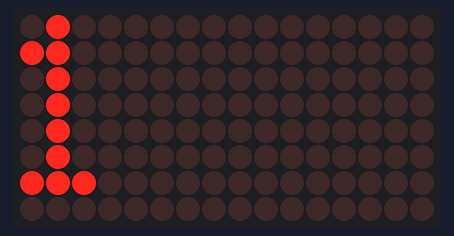
A sketch run on a simulated Arduino Uno, built with avr-gcc and run on an emulated ATmega328P. Shown: 16×8 LED matrix.

Above: at 0.15 s.
At 4.96 s:
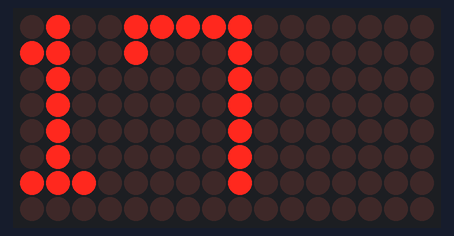
At 9.78 s:
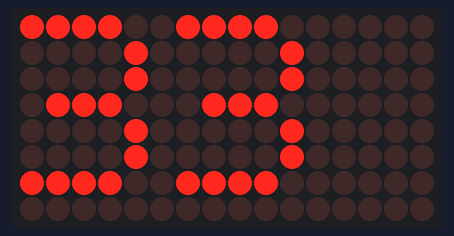
At 19.71 s:
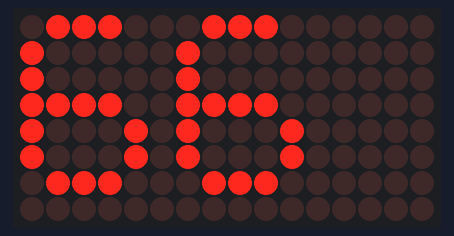
At 29.64 s:
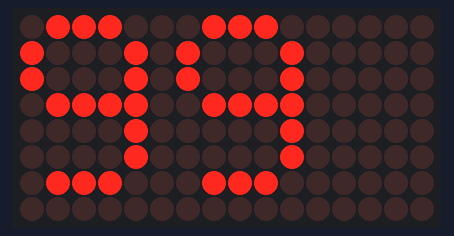
At 39.58 s:
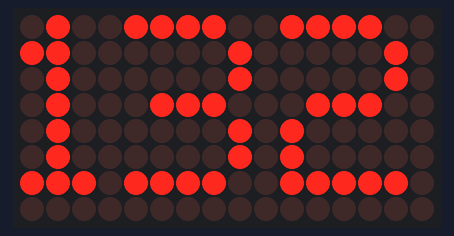

The sketch:

Garagen-stop.ino
```cpp
// Program to demonstrate the MD_Parola library
//
// Uses the Arduino Print Class extension with various output types
//
// MD_MAX72XX library can be found at https://github.com/MajicDesigns/MD_MAX72XX
//

#include <MD_Parola.h>
#include <MD_MAX72xx.h>
#include <SPI.h>

const uint16_t WAIT_TIME = 300;

// Define the number of devices we have in the chain and the hardware interface
// NOTE: These pin numbers will probably not work with your hardware and may
// need to be adapted
#define HARDWARE_TYPE MD_MAX72XX::GENERIC_HW
#define MAX_DEVICES 2

#define CLK_PIN   13
#define DATA_PIN  11
#define CS_PIN    10

int Test = 1;

// Hardware SPI connection
MD_Parola P = MD_Parola(HARDWARE_TYPE, CS_PIN, MAX_DEVICES);
// Arbitrary output pins
// MD_Parola P = MD_Parola(HARDWARE_TYPE, DATA_PIN, CLK_PIN, CS_PIN, MAX_DEVICES);

void setup(void)
{
  P.begin();
}

void loop(void)
{
//  P.print("Hello");
//  delay(WAIT_TIME);
P.print(Test);
delay(WAIT_TIME);
Test++;
//  P.print(1234, HEX);
//  delay(WAIT_TIME);
//  P.print(12.5);      // float not supported by Arduino Print class
//  delay(WAIT_TIME);
//  P.print(9876l);
//  delay(WAIT_TIME);
//  P.println("end");   // only get the /r/n characters - avoid using println
//  delay(WAIT_TIME);
//  P.write('A');
//  delay(WAIT_TIME);
//  P.write('B');
//  delay(WAIT_TIME);
//  P.write('C');
//  delay(WAIT_TIME);
}
```
